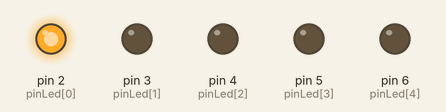
This sketch was run on a simulated Arduino Uno, built with avr-gcc and run on an emulated ATmega328P. On the bench: output pins drawn as LEDs (lit = HIGH).

Above: at 0.15 s.
At 0.8 s:
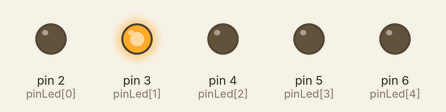
At 1.5 s:
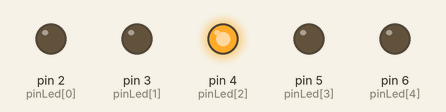
At 2.4 s:
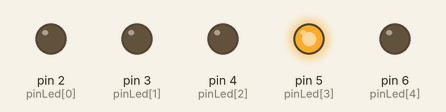
At 3.8 s:
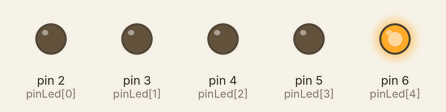
Timing chart, 0 to 5.7 s (numbered marks = the images above):
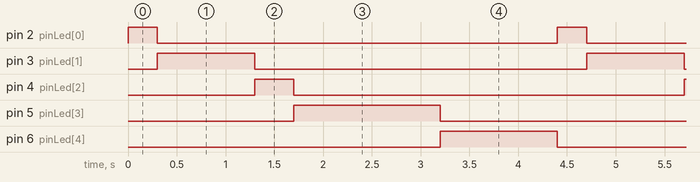

The sketch:

01_ejemolo_sin_estructura.ino
```cpp
#define cantidadLed 5
int pinLed[cantidadLed] = { 2, 3, 4, 5, 6 };
long tiempoLed[cantidadLed] = { 300, 1000, 400, 1500, 1200 };

void setup() {
  Serial.begin(9600);
  for (int i = 0; i < cantidadLed; i++) {
    pinMode(pinLed[i], OUTPUT);
  }
}

void loop() {
  for (int i = 0; i < cantidadLed; i++) {
    digitalWrite(pinLed[i], HIGH);
    delay(tiempoLed[i]);
    digitalWrite(pinLed[i], LOW);
  }
}
```

Measured:
- by itself, pin 2 (pinLed[0]): alternates HIGH for 0.30 s and LOW for 4.1 s
- by itself, pin 3 (pinLed[1]): alternates HIGH for 1.0 s and LOW for 3.4 s
- by itself, pin 4 (pinLed[2]): alternates HIGH for 0.40 s and LOW for 4.0 s
- by itself, pin 5 (pinLed[3]): alternates HIGH for 1.5 s and LOW for 2.9 s
- by itself, pin 6 (pinLed[4]): alternates HIGH for 1.2 s and LOW for 3.2 s
